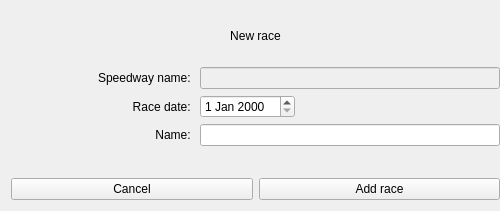
<?xml version="1.0" encoding="UTF-8"?>
<ui version="4.0">
 <class>WgtNewRace</class>
 <widget class="QWidget" name="WgtNewRace">
  <property name="geometry">
   <rect>
    <x>0</x>
    <y>0</y>
    <width>500</width>
    <height>210</height>
   </rect>
  </property>
  <property name="sizePolicy">
   <sizepolicy hsizetype="Preferred" vsizetype="Fixed">
    <horstretch>0</horstretch>
    <verstretch>0</verstretch>
   </sizepolicy>
  </property>
  <property name="windowTitle">
   <string>WgtNewRace</string>
  </property>
  <layout class="QVBoxLayout" name="verticalLayout">
   <property name="rightMargin">
    <number>0</number>
   </property>
   <item>
    <layout class="QGridLayout" name="gridLayout">
     <item row="4" column="0" colspan="2">
      <widget class="QLabel" name="race_lbl">
       <property name="sizePolicy">
        <sizepolicy hsizetype="Preferred" vsizetype="Maximum">
         <horstretch>0</horstretch>
         <verstretch>0</verstretch>
        </sizepolicy>
       </property>
       <property name="minimumSize">
        <size>
         <width>0</width>
         <height>20</height>
        </size>
       </property>
       <property name="text">
        <string/>
       </property>
       <property name="alignment">
        <set>Qt::AlignCenter</set>
       </property>
      </widget>
     </item>
     <item row="1" column="0">
      <widget class="QLabel" name="label_3">
       <property name="sizePolicy">
        <sizepolicy hsizetype="Expanding" vsizetype="Preferred">
         <horstretch>0</horstretch>
         <verstretch>0</verstretch>
        </sizepolicy>
       </property>
       <property name="text">
        <string>Speedway name: </string>
       </property>
       <property name="alignment">
        <set>Qt::AlignRight|Qt::AlignTrailing|Qt::AlignVCenter</set>
       </property>
      </widget>
     </item>
     <item row="2" column="1">
      <widget class="QDateEdit" name="race_date">
       <property name="sizePolicy">
        <sizepolicy hsizetype="Maximum" vsizetype="Fixed">
         <horstretch>0</horstretch>
         <verstretch>0</verstretch>
        </sizepolicy>
       </property>
       <property name="minimumSize">
        <size>
         <width>80</width>
         <height>0</height>
        </size>
       </property>
      </widget>
     </item>
     <item row="3" column="0">
      <widget class="QLabel" name="label_2">
       <property name="sizePolicy">
        <sizepolicy hsizetype="Expanding" vsizetype="Preferred">
         <horstretch>0</horstretch>
         <verstretch>0</verstretch>
        </sizepolicy>
       </property>
       <property name="maximumSize">
        <size>
         <width>16777215</width>
         <height>16777215</height>
        </size>
       </property>
       <property name="text">
        <string>Name: </string>
       </property>
       <property name="alignment">
        <set>Qt::AlignRight|Qt::AlignTrailing|Qt::AlignVCenter</set>
       </property>
      </widget>
     </item>
     <item row="1" column="1">
      <widget class="QLineEdit" name="sp_name">
       <property name="enabled">
        <bool>false</bool>
       </property>
       <property name="sizePolicy">
        <sizepolicy hsizetype="Maximum" vsizetype="Fixed">
         <horstretch>0</horstretch>
         <verstretch>0</verstretch>
        </sizepolicy>
       </property>
       <property name="minimumSize">
        <size>
         <width>300</width>
         <height>0</height>
        </size>
       </property>
       <property name="text">
        <string/>
       </property>
      </widget>
     </item>
     <item row="3" column="1">
      <widget class="QLineEdit" name="name"/>
     </item>
     <item row="0" column="0" colspan="2">
      <widget class="QLabel" name="label_6">
       <property name="sizePolicy">
        <sizepolicy hsizetype="Preferred" vsizetype="Maximum">
         <horstretch>0</horstretch>
         <verstretch>0</verstretch>
        </sizepolicy>
       </property>
       <property name="minimumSize">
        <size>
         <width>0</width>
         <height>50</height>
        </size>
       </property>
       <property name="text">
        <string>New race</string>
       </property>
       <property name="alignment">
        <set>Qt::AlignCenter</set>
       </property>
      </widget>
     </item>
     <item row="2" column="0">
      <widget class="QLabel" name="label">
       <property name="sizePolicy">
        <sizepolicy hsizetype="Expanding" vsizetype="Preferred">
         <horstretch>0</horstretch>
         <verstretch>0</verstretch>
        </sizepolicy>
       </property>
       <property name="text">
        <string>Race date: </string>
       </property>
       <property name="alignment">
        <set>Qt::AlignRight|Qt::AlignTrailing|Qt::AlignVCenter</set>
       </property>
      </widget>
     </item>
     <item row="5" column="0" colspan="2">
      <layout class="QHBoxLayout" name="horizontalLayout">
       <item>
        <widget class="QPushButton" name="race_cnl_btn">
         <property name="text">
          <string>Cancel</string>
         </property>
        </widget>
       </item>
       <item>
        <widget class="QPushButton" name="race_add_btn">
         <property name="text">
          <string>Add race</string>
         </property>
        </widget>
       </item>
      </layout>
     </item>
    </layout>
   </item>
  </layout>
 </widget>
 <layoutdefault spacing="6" margin="11"/>
 <resources/>
 <connections/>
</ui>
